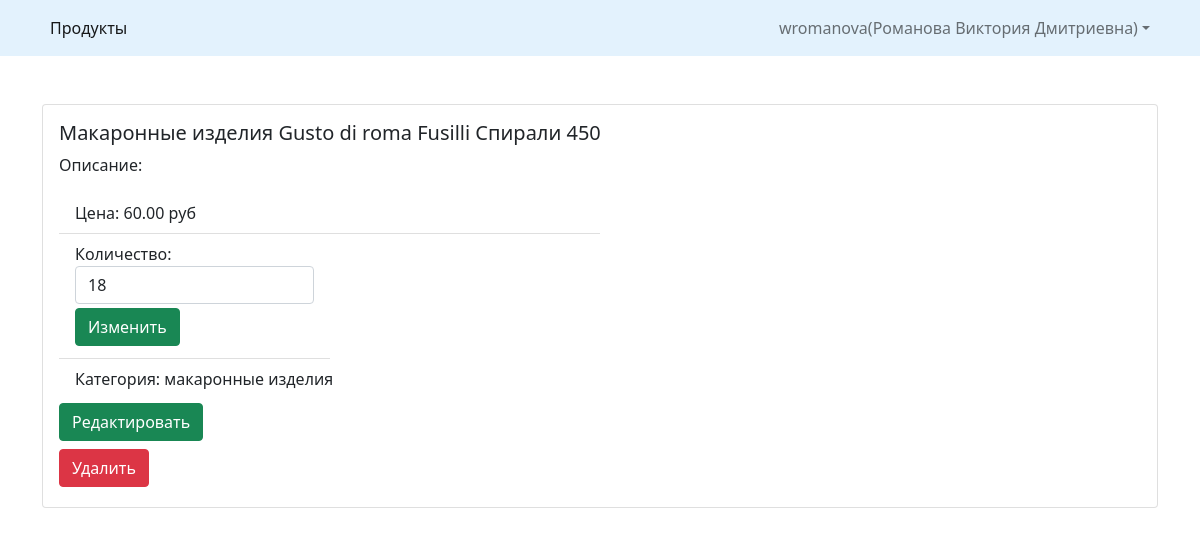
Page /product_details.php?id=3 (signed in) on the committed database.
### tables this page shows
CREATE TABLE `products` (
  `id` bigint(20) NOT NULL,
  `name` varchar(512) NOT NULL,
  `description` mediumtext DEFAULT NULL,
  `price` decimal(10,2) DEFAULT NULL,
  `quantity` int(11) DEFAULT NULL,
  `category_id` bigint(20) UNSIGNED DEFAULT NULL,
  `who_login` varchar(255) DEFAULT NULL
);

CREATE TABLE `categories` (
  `id` bigint(20) UNSIGNED NOT NULL,
  `name` varchar(255) NOT NULL
);

### php/ProductController.php (called while the page is built, shortened)
<?php
class ProductController
{
    private $connection;
    public function __construct()
    {
        require "CancelTypeController.php";
        $this->connection = $connection;
    }
    public function getProductDetails(int $id)
    {
        $result = $this->getProductById($id);
        return json_encode($result);
    }
    private function getProductById(int $id)
    {
        $query = $this->connection->prepare("SELECT pd.*, ct.name as category_name, ct.id as id_category FROM `products` pd left join `categories` ct on pd.category_id = ct.id WHERE pd.id = ?");
        $query->bind_param('i', $id);
        $query->execute();
        $result = $query->get_result();
        return $result->fetch_all(MYSQLI_ASSOC);
    }
}

### product_details.php (the view, shortened to what this page needs)
<!doctype html>
<html lang="en">
  <head>
    <link href="https://cdn.jsdelivr.net/npm/bootstrap@5.0.2/dist/css/bootstrap.min.css" rel="stylesheet">
  </head>
  <body>
    <?php
        $id = $_GET['id'] ?? $_GET['product_id'] ?? -1;
        include_once 'php/ProductController.php';
        $productsObj = new ProductController();
        $products = $productsObj->getProductDetails((int)$id);
        $product = json_decode($products, true);
        $product = current($product);
	?>
    <div style="height: 100vh;">
        <?php require_once "header.php"; ?>
        <div class="container my-4 py-4">
            <div class="card">
                <div class="card-body">
                    <h5 class="card-title"><?= $product['name'] ?></h5>
                    <p class="card-text">Описание: <?= $product['description'] ?></p>
                    <ul class="list-group list-group-flush" style="width: 50%;">
                        <li class="list-group-item">Цена: <?= $product['price'] ?> руб</li>
                        <li class="list-group-item" style="width: 50%;">Количество:
                            <input type="number" class="form-control" id="quantity_input" min="0" value=<?= $product['quantity'] ?? 0 ?> onchange="changeQuantity()" onclick="changeQuantity()">
                            <button type="button" class="btn btn-success my-1" data-bs-toggle="modal" data-bs-target="#cancel-type">Изменить</button><br>
                        </li>
                        <li class="list-group-item">Категория: <?= $product['category_name'] ?></li>
                    </ul>
                    <a class="btn btn-success my-1" href="/update_product.php?id=<?=$product['id']?>" role="button">Редактировать</a>
                    <form name="delete_product_form" action="" method="GET">
                        <button type="submit" class="btn btn-danger my-1" name="delete_btn" id="delete_btn">Удалить</button>
                    </form>
                </div>
            </div>
        </div>
    </div>
  </body>
</html>

### rows in the picture
products: name "Макаронные изделия Gusto di roma Fusilli Спирали 450", price "60.00", quantity "18", category.name "макаронные изделия"

### other values in the picture
$_SESSION['store_login'] "wromanova"
$_SESSION['store_name'] "Романова Виктория Дмитриевна"
